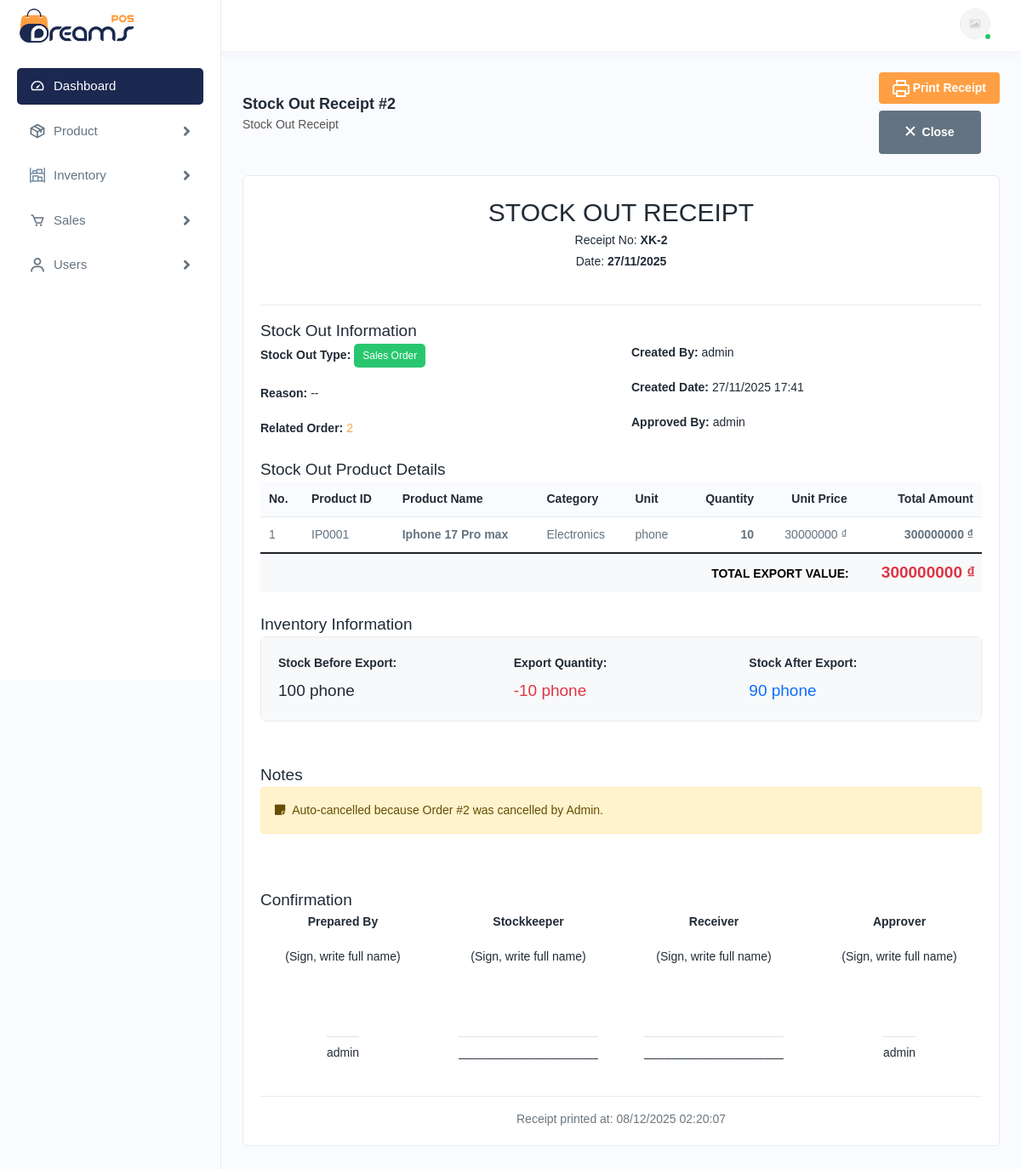
/inventory/stock-out/2/print/ (signed in), run on the app's committed database.
### apps/inventory/models.py (models this page shows, shortened)
class StockOut(models.Model):
    TYPE_CHOICES = [
        ('order', 'Sales Order'),
        ('damaged', 'Damaged'),
        ('return_supplier', 'Return to Supplier'),
        ('promotion', 'Promotion/Gift'),
        ('internal', 'Internal Use'),
        ('transfer', 'Stock Transfer'),
        ('adjustment', 'Inventory Adjustment'),
        ('other', 'Other'),
    ]
    product = models.ForeignKey(Product, on_delete=models.CASCADE)
    order = models.ForeignKey(Order, on_delete=models.CASCADE, null=True, blank=True)
    type = models.CharField(max_length=20, choices=TYPE_CHOICES, default='order')
    quantity = models.IntegerField(default=0)
    updated_quantity = models.IntegerField(default=0)
    reason = models.CharField(max_length=200, blank=True)
    note = models.TextField(blank=True)
    approved_by = models.ForeignKey(AUTH_USER_MODEL, on_delete=models.SET_NULL, null=True, related_name='approved_stockouts')
    created_by = models.ForeignKey(AUTH_USER_MODEL, on_delete=models.SET_NULL, null=True)
    created_at = models.DateTimeField(auto_now_add=True)
    update_at = models.DateTimeField(auto_now=True)
    is_disable = models.BooleanField(default=False)
    class Meta:
        ordering = ['-created_at']

### apps/sales/models.py (models this page shows, shortened)
class Order(models.Model):
    STATUS_CHOICES = [
        ('pending', 'Pending'),
        ('confirmed', 'Confirmed'),
        ('shipped', 'Shipped'),
        ('delivered', 'Delivered'),
        ('cancelled', 'Cancelled'),
    ]
    PAYMENT_METHOD_CHOICES = [
        ('cash', 'Cash'),
        ('transfer', 'Transfer'),
        ('cod', 'COD'),
    ]
    order_id = models.CharField(unique=True,max_length=20)
    customer_name = models.CharField(max_length=200)
    customer_email = models.EmailField(max_length=50)
    customer_phone = models.CharField(max_length=20)
    customer_address = models.TextField(max_length=200)
    note = models.TextField(blank=True)
    payment_method = models.CharField(max_length=20, choices=PAYMENT_METHOD_CHOICES, default='pending')
    total_amount = models.DecimalField(max_digits=30, decimal_places=2, default=0)
    created_by = models.ForeignKey(AUTH_USER_MODEL, on_delete=models.SET_NULL, null=True)
    created_at = models.DateTimeField(auto_now_add=True)
    updated_at = models.DateTimeField(auto_now=True)
    status = models.CharField(max_length=20, choices=STATUS_CHOICES, default='pending', verbose_name="Status")

### apps/authentication/models.py (models this page shows, shortened)
class User(AbstractUser):
    role_choices = [
        ('admin', 'admin'),
        ('warehouse', 'warehouse'),
        ('sales','sales'),
    ]
    role =  models.CharField(max_length=20,choices=role_choices,default='sales')
    phone = models.CharField(max_length=20)
    avatar = models.ImageField(upload_to='assets/img/avatars/',blank=True,null=True)
    @property
    def full_name(self):
        if self.first_name or self.last_name:
            return f"{self.first_name} {self.last_name}".strip()
        return self.username

### apps/catalog/models.py (models this page shows, shortened)
class Product(models.Model):
    product_id = models.CharField(max_length=20, unique=True)
    name = models.CharField(max_length=200)
    category = models.ForeignKey(Category, on_delete=models.PROTECT)
    description = models.TextField(null=True, blank=True)
    unit = models.CharField(max_length=10)
    price = models.DecimalField(max_digits=20, decimal_places=2)
    image = models.ImageField(upload_to='product/', null=True, blank=True)
    is_active = models.BooleanField(default=True)
    created_at = models.DateTimeField(auto_now_add=True)

class Category(models.Model):
    category_id = models.CharField(max_length=20,unique=True)
    name = models.CharField(max_length=100)
    description = models.TextField(null=True, blank=True)
    created_at = models.DateTimeField(auto_now_add=True)
    is_active = models.BooleanField(default=True)

### apps/inventory/views.py (the view)
# urls.py: path('stock-out/<int:id>/print/', views.print_stock_out, name='print_stock_out'),
@login_required
@user_role(['admin', 'warehouse'])
def print_stock_out(request, id):
    stock_out = get_object_or_404(
        StockOut.objects.select_related(
            'product', 'product__category', 'order', 'created_by', 'approved_by'
        ),
        id=id
    )
    context = {
        'stock_out': stock_out,
        'old_qty': stock_out.updated_quantity + stock_out.quantity,
        'print_date': datetime.now(),
        'company_name': 'DREAM POS COMPANY',
        'company_address': 'An Phu Dong 10, District 12, Ho Chi Minh City, Vietnam',
        'company_phone': '090123123',
    }
    return render(request, 'inventory/stock-out-print.html', context)

### apps/authentication/views.py (called while the page is built)
def user_role(allowed_roles=[]):
    def decorator(view_func):
        @wraps(view_func)
        def wrapper(request, *args, **kwargs):
            if not request.user.is_authenticated:
                return redirect('user_login')
            user_role = request.user.role
            if user_role not in allowed_roles and not request.user.is_superuser:
                messages.error(request, 'You do not have permission to access this feature!')
                return redirect('dashboard')
            return view_func(request, *args, **kwargs)
        return wrapper
    return decorator

### templates/inventory/stock-out-print.html (shortened to what this page needs)
{% extends "layout.html" %}
{% load static %}
{% block content %}
<div class="page-wrapper">
<div class="content">
<div class="page-header">
<div class="page-title">
<h4>Stock Out Receipt #{{ stock_out.id }}</h4>
<h6>Stock Out Receipt</h6>
</div>
<div class="page-btn">
<a href="javascript:void(0);" class="btn btn-added mb-2" onclick="window.print()">
<img src="{% static 'assets/img/icons/printer.svg' %}" alt="img" class="me-1">
Print Receipt
</a>
<a href="{% url 'stock_out_detail' stock_out.id %}" class="btn btn-cancel">
<img src="{% static 'assets/img/icons/closes.svg' %}" alt="img" class="me-1">
Close
</a>
</div>
</div>
<div class="card">
<div class="card-body">
<div class="invoice-box">
<div class="row">
<div class="col-lg-12">
<div class="invoice-header text-center mb-4">
<h2 class="text-uppercase">STOCK OUT RECEIPT</h2>
<p class="mb-1">Receipt No: <strong>XK-{{ stock_out.id }}</strong></p>
<p>Date: <strong>{{ stock_out.created_at|date:"d/m/Y" }}</strong></p>
</div>
</div>
</div>
<hr>
<div class="row mb-4">
<div class="col-lg-12">
<h5 class="form-title"><span>Stock Out Information</span></h5>
</div>
<div class="col-lg-6">
<div class="invoice-to">
<p><strong>Stock Out Type:</strong>
{% if stock_out.type == 'order' %}
<span class="badges bg-lightgreen">{{ stock_out.get_type_display }}</span>
{% elif stock_out.type == 'damaged' %}
<span class="badges bg-lightred">{{ stock_out.get_type_display }}</span>
{% else %}
<span class="badges bg-lightyellow">{{ stock_out.get_type_display }}</span>
{% endif %}
</p>
<p><strong>Reason:</strong> {{ stock_out.reason|default:"--" }}</p>
{% if stock_out.order %}
<p><strong>Related Order:</strong>
<a href="{% url 'order_detail' stock_out.order.id %}">{{ stock_out.order.id }}</a>
</p>
{% endif %}
</div>
</div>
<div class="col-lg-6">
<div class="invoice-to">
<p><strong>Created By:</strong> {{ stock_out.created_by.get_full_name|default:stock_out.created_by.username }}</p>
<p><strong>Created Date:</strong> {{ stock_out.created_at|date:"d/m/Y H:i" }}</p>
{% if stock_out.approved_by %}
<p><strong>Approved By:</strong> {{ stock_out.approved_by.get_full_name|default:stock_out.approved_by.username }}</p>
{% endif %}
</div>
</div>
</div>
<div class="row mb-4">
<div class="col-lg-12">
<h5 class="form-title"><span>Stock Out Product Details</span></h5>
</div>
<div class="col-lg-12">
<div class="table-responsive">
<table class="table table-bordered">
<thead>
<tr>
    <th>No.</th>
    <th>Product ID</th>
    <th>Product Name</th>
    <th>Category</th>
    <th>Unit</th>
    <th class="text-end">Quantity</th>
    <th class="text-end">Unit Price</th>
    <th class="text-end">Total Amount</th>
</tr>
</thead>
<tbody>
<tr>
    <td>1</td>
    <td>{{ stock_out.product.product_id }}</td>
    <td>
        <strong>{{ stock_out.product.name }}</strong>
    </td>
    <td>{{ stock_out.product.category.name }}</td>
    <td>{{ stock_out.product.unit }}</td>
    <td class="text-end"><strong>{{ stock_out.quantity }}</strong></td>
    <td class="text-end">{{ stock_out.product.price|floatformat:0 }} ₫</td>
    <td class="text-end"><strong>{% widthratio stock_out.product.price 1 stock_out.quantity as total %}{{ total|floatformat:0 }} ₫</strong></td>
</tr>
</tbody>
<tfoot>
<tr class="table-light">
    <td colspan="7" class="text-end"><strong>TOTAL EXPORT VALUE:</strong></td>
    <td class="text-end">
        <h5 class="text-danger mb-0"><strong>{% widthratio stock_out.product.price 1 stock_out.quantity as total %}{{ total|floatformat:0 }} ₫</strong></h5>
    </td>
</tr>
</tfoot>
</table>
</div>
</div>
</div>
<div class="row mb-4">
<div class="col-lg-12">
<h5 class="form-title"><span>Inventory Information</span></h5>
</div>
<div class="col-lg-12">
<div class="card">
<div class="card-body bg-light">
<div class="row">
<div class="col-md-4">
    <p class="mb-2"><strong>Stock Before Export:</strong></p>
    <h5>{{ old_qty }} {{ stock_out.product.unit }}</h5>
</div>
<div class="col-md-4">
    <p class="mb-2"><strong>Export Quantity:</strong></p>
    <h5 class="text-danger">-{{ stock_out.quantity }} {{ stock_out.product.unit }}</h5>
</div>
<div class="col-md-4">
    <p class="mb-2"><strong>Stock After Export:</strong></p>
    <h5 class="text-primary">{{ stock_out.updated_quantity }} {{ stock_out.product.unit }}</h5>
</div>
</div>
</div>
</div>
</div>
</div>
{% if stock_out.note %}
<div class="row mb-4">
<div class="col-lg-12">
<h5 class="form-title"><span>Notes</span></h5>
</div>
<div class="col-lg-12">
<div class="alert alert-warning">
<i class="fas fa-sticky-note me-2"></i>{{ stock_out.note }}
</div>
</div>
</div>
{% endif %}
<div class="row mt-5">
<div class="col-lg-12">
<h5 class="form-title"><span>Confirmation</span></h5>
</div>
<div class="col-lg-3 col-sm-6 text-center">
<p><strong>Prepared By</strong></p>
<p><em>(Sign, write full name)</em></p>
<br><br><br>
<p class="border-top pt-2 d-inline-block">{{ stock_out.created_by.get_full_name|default:stock_out.created_by.username }}</p>
</div>
<div class="col-lg-3 col-sm-6 text-center">
<p><strong>Stockkeeper</strong></p>
<p><em>(Sign, write full name)</em></p>
<br><br><br>
<p class="border-top pt-2 d-inline-block">_____________________</p>
</div>
<div class="col-lg-3 col-sm-6 text-center">
<p><strong>Receiver</strong></p>
<p><em>(Sign, write full name)</em></p>
<br><br><br>
<p class="border-top pt-2 d-inline-block">_____________________</p>
</div>
<div class="col-lg-3 col-sm-6 text-center">
{% if stock_out.approved_by %}
<p><strong>Approver</strong></p>
<p><em>(Sign, write full name)</em></p>
<br><br><br>
<p class="border-top pt-2 d-inline-block">{{ stock_out.approved_by.get_full_name|default:stock_out.approved_by.username }}</p>
{% else %}
<p><strong>Manager</strong></p>
<p><em>(Sign, write full name)</em></p>
<br><br><br>
<p class="border-top pt-2 d-inline-block">_____________________</p>
{% endif %}
</div>
</div>
<div class="row mt-4">
<div class="col-lg-12 text-center">
<hr>
<p class="text-muted"><small>Receipt printed at: {{ print_date|date:"d/m/Y H:i:s" }}</small></p>
</div>
</div>
</div>
</div>
</div>
</div>
</div>
{% endblock %}

### data on the page
StockOut: id "2", created_at "27/11/2025", type "Sales Order", reason "--", order.id "2", created_by.get_full_name "admin", created_at "27/11/2025 17:41", approved_by.get_full_name "admin", product.product_id "IP0001", product.name "Iphone 17 Pro max", product.category.name "Electronics", product.unit "phone", quantity "10", product.price "30000000", updated_quantity "90", note "Auto-cancelled because Order #2 was cancelled by Admin."

### other printed values
{{ total|floatformat:0 }} "300000000"
{{ old_qty }} "100"
